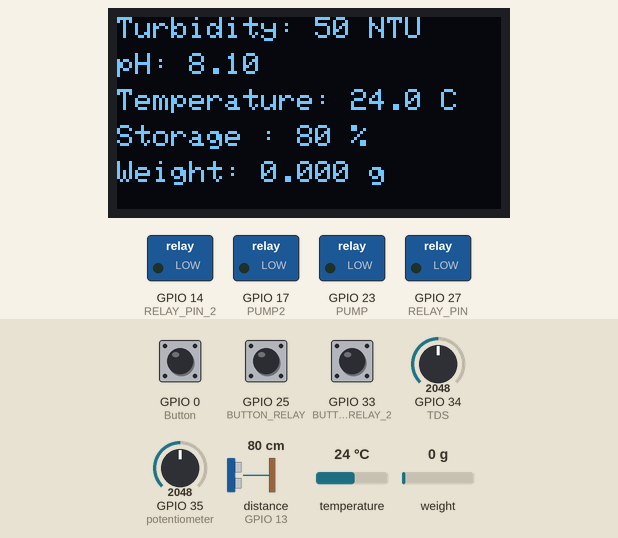
A program run on a simulated ESP32. Shown: 128×64 one-colour display, switched loads named in the program (green lamp = pin HIGH). The inputs (shaded band) are chosen by the test bench; at power-on: GPIO 0 (Button) HIGH, distance to the obstacle (sensor on GPIO 13) 80 cm, temperature 24 °C, weight on the scale 0 g, GPIO 34 (TDS) = 2048, GPIO 25 (BUTTON_RELAY) HIGH, GPIO 33 (BUTTON_RELAY_2) HIGH, GPIO 35 (potentiometer) = 2048. The echo pulse lasts 58.3 µs per cm; WiFi joins after 1.5 s; servers stay silent unless stated; EEPROM starts erased; what the program prints to the serial monitor is not drawn.

Above: at 11.3 s.
11.4 s: GPIO 0 (Button) pulled LOW for 0.15 s
At 15.4 s:
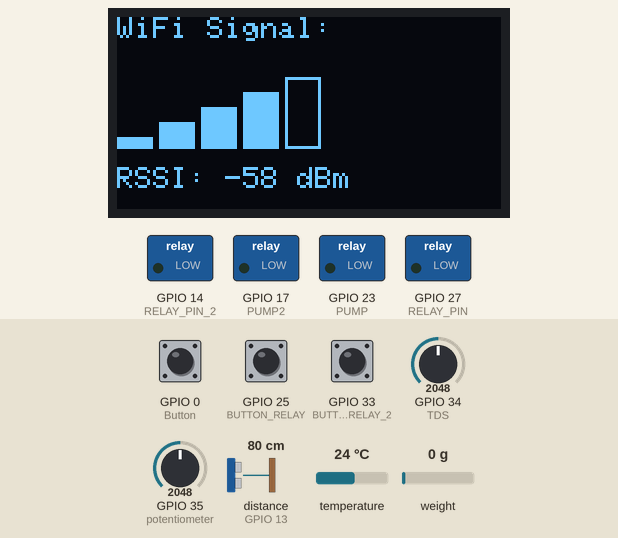
15.7 s: GPIO 0 (Button) pulled LOW for 1 s
At 19.6 s:
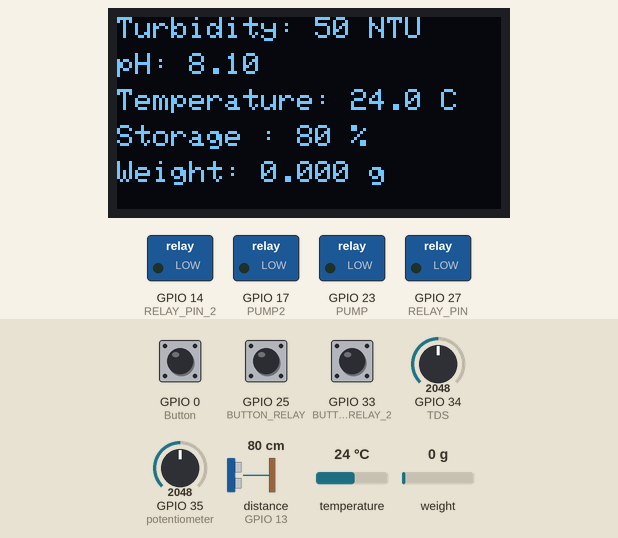
20.3 s: distance to the obstacle (sensor on GPIO 13) set to 2 cm
At 22.8 s:
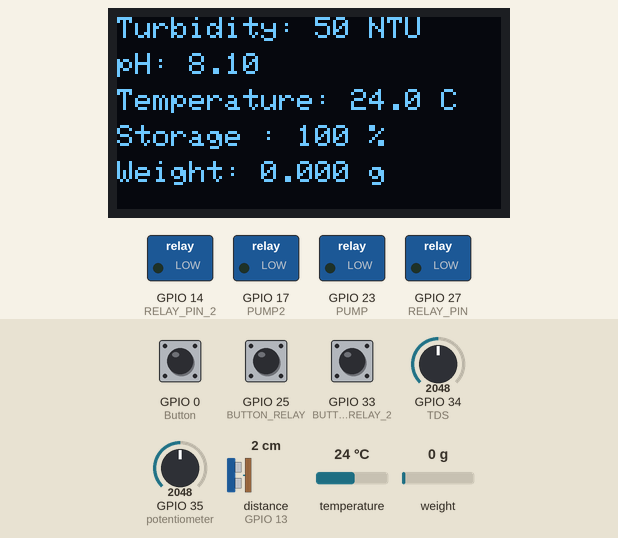
23.1 s: temperature set to 12 °C
At 24.9 s:
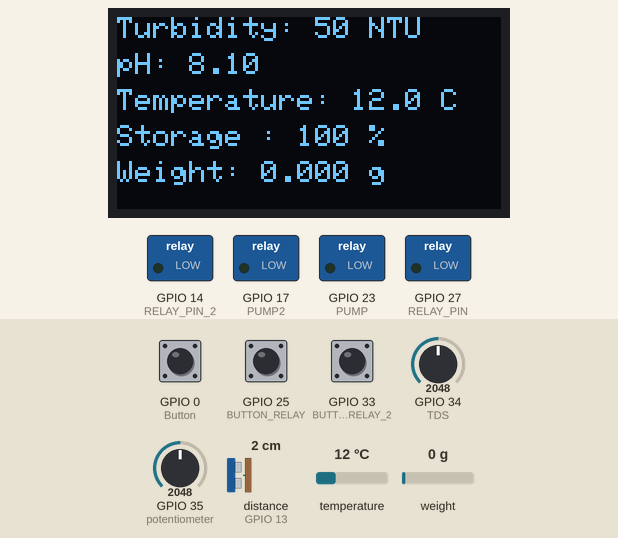
25.9 s: weight on the scale set to 100 g
At 28.1 s:
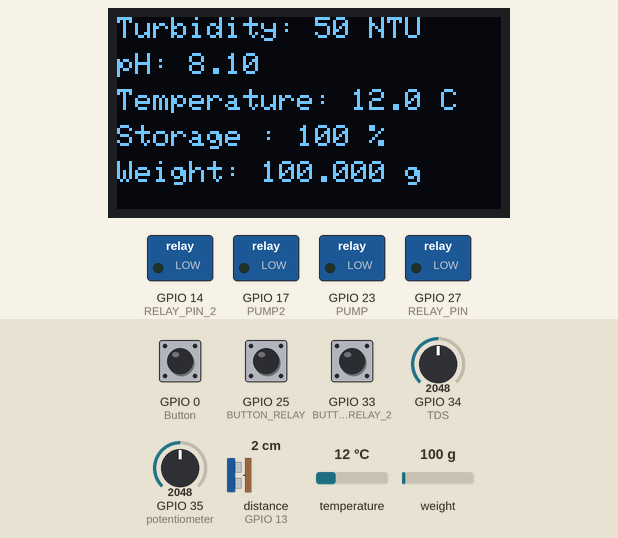
28.7 s: GPIO 34 (TDS) set to 2866
At 33.5 s:
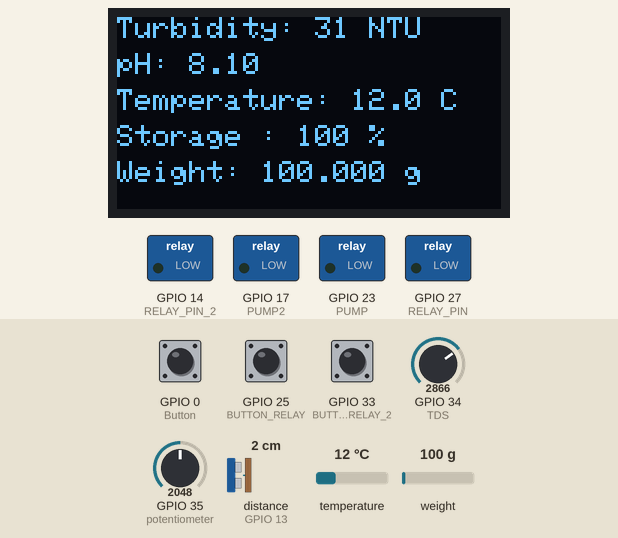
Timing chart, 0 to 35.0 s (numbered marks = the images above; inputs shaded):
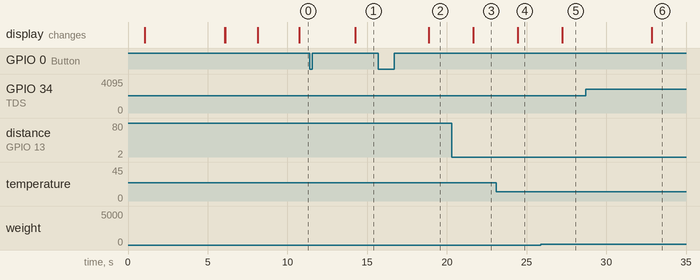

Measured:
- after the input at 11.4 s, the display: changes after 2.9 s (image 1)
- after the input at 15.7 s, the display: changes after 3.2 s (image 2)
- after the input at 20.3 s, the display: changes after 1.3 s (image 3)
- after the input at 23.1 s, the display: changes after 1.3 s (image 4)
- after the input at 25.9 s, the display: changes after 1.3 s (image 5)
- after the input at 28.7 s, the display: changes after 4.1 s (image 6)

The program:

main.cpp
```cpp
#include <Arduino.h>
#include <Wire.h>

#include "welcome.h"
#include "wifisetup.h"
#include "wifiSignalBars.h"
#include "relay.h"
#include "ultrasonic.h"
#include "ph.h"
#include "tds.h"
#include "temp.h"
#include "loadcell.h"
#include "manualDispense.h"
// #include "calibLoadCell.h"
#define Button 0

#define OLED_RESET -1
#define SCREEN_ADDRESS 0x3C
Adafruit_SSD1306 display(SCREEN_WIDTH, SCREEN_HEIGHT, &Wire, OLED_RESET);

volatile unsigned long buttonPressTime = 0;
volatile bool buttonClicked = false;
int displayMode = 0;
unsigned long lastDataDisplayTime = 0;

// Cooldown timer for button press detection
volatile unsigned long buttonCooldown = 0;
volatile unsigned long buttonCooldownTime = 1000; // 1 second cooldown period

void IRAM_ATTR handleButtonPress()
{
  unsigned long currentMillis = millis();

  // Debounce check
  if (currentMillis - buttonPressTime > 50)
  {
    buttonPressTime = currentMillis;

    // Check if the button is pressed (LOW) and cooldown has passed
    if (digitalRead(Button) == LOW && currentMillis - buttonCooldown > buttonCooldownTime)
    {
      buttonClicked = true;           // Register button click
      buttonCooldown = currentMillis; // Reset the cooldown timer
    }
  }
}

void setup()
{
  Serial.begin(115200);
  initPrefrences();

  welcome();
  while (!Serial)
    ;
  wifiSetup();
  initDispensePump();
  initDispenseManualButton();
  initTDS();
  pinMode(Button, INPUT_PULLUP);
  attachInterrupt(digitalPinToInterrupt(Button), handleButtonPress, FALLING);
}

void loop()
{
  if (buttonClicked)
  {
    displayMode = (displayMode + 1) % 2;
    Serial.print("Display mode changed to: ");
    Serial.println(displayMode == 0 ? "Data" : displayMode == 1 ? "Wi-Fi"
                                                                : "");
    delay(500);

    buttonClicked = false;
  }

  switch (displayMode)
  {
  case 0:
    if (millis() - lastDataDisplayTime >= 500)
    {
      display.clearDisplay();
      turbidity();
      ph_Sensor();
      readTemp();
      storageLevel();
      processWeight();
    }
    break;
  case 1:
    displayWifiSignalStrength();
    break;
  // case 2:
  //   calibrateLoadCell();
  //   break;
  }
  display.display();
  delay(200);
}
```

loadcell.h
```cpp
#include <Preferences.h>
#include "HX711.h"
#include <Adafruit_SSD1306.h>
extern Adafruit_SSD1306 display;

#define LOADCELL_DOUT_PIN 26
#define LOADCELL_SCK_PIN 12

HX711 scale;
Preferences preferences;
float calibration_factor = 210.000;  // Adjust this to your calibration factor

long storedOffset = 0;

float weight;

void initPrefrences() {
  preferences.begin("weight-store", false);
  scale.begin(LOADCELL_DOUT_PIN, LOADCELL_SCK_PIN);
  scale.set_scale(calibration_factor);

  storedOffset = preferences.getLong("storedOffset", -1);

  if (storedOffset != -1) {
    scale.set_offset(storedOffset);
    Serial.println("Stored offset retrieved.");
  } else {
    scale.tare();
    storedOffset = scale.get_offset();
    preferences.putLong("storedOffset", storedOffset);
    Serial.println("No valid stored offset found, taring the scale.");
  }
}

void processWeight() {
  if (!scale.is_ready()) {
    Serial.println("HX711 not found.");
    return;
  }

  weight = scale.get_units(10);
  weight = weight < 0 ? 0 : weight;

  if (abs(weight - storedOffset) > 0.001) {
    storedOffset = scale.get_offset();
    preferences.putLong("storedOffset", storedOffset);
    // Serial.println("New offset stored: " + String(storedOffset));
  }
  display.setCursor(0, 48);
  display.print("Weight: ");
  display.print(weight, 3);
  display.println(" g");
  // Serial.println("Weight: " + String(weight, 3) + " kg");
}
```

manualDispense.h
```cpp
#define BUTTON_RELAY_2 33
#define BUTTON_RELAY 25
#include <Arduino.h>
#define RELAY_PIN 27 // main dynamo

#define RELAY_PIN_2 14 // loadcell dynamo

#define PUMP 23                      // in pump
#define PUMP2 17                     // out pump
volatile bool relayState = false;    // Tracks the relay state (ON or OFF)
volatile bool loadCellState = false; // Tracks loadcell relay state
// Interrupt Service Routine (ISR) for BUTTON_RELAY
volatile unsigned long buttonPressTime1 = 0;
volatile unsigned long buttonPressTime2 = 0;

volatile unsigned long buttonCooldown1 = 0;
volatile unsigned long buttonCooldownTime1 = 1000; // 1 second cooldown period

volatile unsigned long buttonCooldown2 = 0;
volatile unsigned long buttonCooldownTime2 = 1000; // 1 second cooldown period

void mainDispenseManual()
{
  if (digitalRead(RELAY_PIN_2) != HIGH) // Ensure RELAY_PIN_2 is not active
  {
    unsigned long currentMillis = millis();
    if (currentMillis - buttonPressTime1 > 50)
    {
      buttonPressTime1 = currentMillis;
      if (digitalRead(BUTTON_RELAY) == LOW && currentMillis - buttonCooldown1 > buttonCooldownTime1)
      {
        relayState = !relayState;                         // Toggle relay state
        digitalWrite(RELAY_PIN, relayState ? LOW : HIGH); // Set relay state
        buttonCooldown1 = currentMillis;
      }
    }
  }
}

void loadcellManual()
{
  if (digitalRead(RELAY_PIN) != HIGH) // Ensure RELAY_PIN is not active
  {
    unsigned long currentMillis = millis();
    if (currentMillis - buttonPressTime2 > 50)
    {
      buttonPressTime2 = currentMillis;
      if (digitalRead(BUTTON_RELAY_2) == HIGH && currentMillis - buttonCooldown2 > buttonCooldownTime2)
      {
        loadCellState = !loadCellState; // Toggle loadcell state

        if (loadCellState)
        {
          digitalWrite(RELAY_PIN_2, HIGH); // Activate loadcell relay
        }
        else
        {
          digitalWrite(RELAY_PIN_2, LOW); // Deactivate loadcell relay
          digitalWrite(PUMP, LOW);         // Turn off PUMP
          digitalWrite(PUMP2, LOW);        // Turn off PUMP2
        }
        buttonCooldown2 = currentMillis;
      }
    }
  }
}

void initDispenseManualButton()
{
  pinMode(BUTTON_RELAY, INPUT_PULLUP);
  pinMode(BUTTON_RELAY_2, INPUT_PULLUP);
  pinMode(RELAY_PIN, OUTPUT);
  pinMode(RELAY_PIN_2, OUTPUT);

  attachInterrupt(digitalPinToInterrupt(BUTTON_RELAY), mainDispenseManual, FALLING);
  attachInterrupt(digitalPinToInterrupt(BUTTON_RELAY_2), loadcellManual, FALLING);
}
```

ph.h
```cpp
#include <Arduino.h>
#include <Adafruit_SSD1306.h>
extern Adafruit_SSD1306 display;

float calibration_value = 18.20 - 0.7;
int phval = 0;
unsigned long int avgval;
int buffer_arr[10], temporary;
float ph_act;

namespace pin {
const byte ph_sensor = 35;
}


void ph_Sensor() {
  // Collect pH sensor data
  for (int i = 0; i < 10; i++) {
    buffer_arr[i] = analogRead(pin::ph_sensor);
    delay(30);
  }

  // Sort sensor readings
  for (int i = 0; i < 9; i++) {
    for (int j = i + 1; j < 10; j++) {
      if (buffer_arr[i] > buffer_arr[j]) {
        temporary = buffer_arr[i];
        buffer_arr[j] = temporary;
        buffer_arr[i] = buffer_arr[j];
      }
    }
  }

  avgval = 0;
  for (int i = 2; i < 8; i++) {
    avgval += buffer_arr[i];
  }
  float volt = (float)avgval * 3.3 / 4096.0 / 6;
  ph_act = -5.7 * volt + calibration_value;
  // Serial.print("pH Value: ");
  // Serial.println(ph_act);

  display.setCursor(0, 12);
  display.print("pH: ");
  display.println(ph_act);
}
```

relay.h
```cpp
#include <Arduino.h>
#define RELAY_PIN 27  //main dynamo

#define RELAY_PIN_2 14  //loadcell dynamo


#define PUMP 23 //in pump
#define PUMP2 17 // out pump

void initDispensePump() {
  pinMode(PUMP, OUTPUT);
  pinMode(PUMP2, OUTPUT);

  digitalWrite(PUMP, LOW);
  digitalWrite(PUMP2, LOW);

  pinMode(RELAY_PIN, OUTPUT);
  digitalWrite(RELAY_PIN, LOW);

  pinMode(RELAY_PIN_2, OUTPUT);
  digitalWrite(RELAY_PIN_2, LOW);
}

void manualFunction () {}
```

tds.h
```cpp
#ifndef TDS_H
#define TDS_H

#define TDS 34
#include <Arduino.h>
#include <Adafruit_SSD1306.h>
extern Adafruit_SSD1306 display;

int ntu;

void initTDS() {
  pinMode(TDS, INPUT);
}

void turbidity() {
  int totalValue = 0;
  int sampleCount = 50;

  for (int i = 0; i < sampleCount; i++) {
    totalValue += analogRead(TDS);
    delay(10);
  }

  int averageValue = totalValue / sampleCount;

  ntu = map(averageValue, 0, 4096, 100, 0);
  ntu = constrain(ntu, 0, 100);

  // Serial.println("Analog Turbidity (Average): " + String(averageValue));
  display.setCursor(0, 0);
  display.print("Turbidity: ");
  display.print(ntu);
  display.println(" NTU");
}

#endif
```

temp.h
```cpp
#include <OneWire.h>
#include <DallasTemperature.h>
#include <Adafruit_SSD1306.h>
extern Adafruit_SSD1306 display;

#define TEMP_PIN 16

OneWire oneWire(TEMP_PIN);
DallasTemperature tempSensor(&oneWire);
float celsius = 0;

void initTemperatureSensor() {
  tempSensor.begin();
}

float getTemperatureCelsius() {
  tempSensor.requestTemperatures();
  return tempSensor.getTempCByIndex(0);
}

void readTemp() {

  celsius = getTemperatureCelsius();

  // Display temperature
  // Serial.print(celsius);
  // Serial.println(" C");
  display.setCursor(0, 24);
  display.print("Temperature: ");
  display.print(celsius, 1);
  display.println(" C");
}
```

ultrasonic.h
```cpp
#include <NewPing.h>

#include <Adafruit_SSD1306.h>
extern float weight;
extern Adafruit_SSD1306 display;

#define TRIG_PIN 4
#define ECHO_PIN 13

#define MAX_DISTANCE 400  // Define the max distance (in cm) for the sensor
#define EMPTY_LEVEL 400    // Distance in cm that represents 0% (empty)
#define FULL_LEVEL 2      // Distance in cm that represents 100% (full)


NewPing sonar(TRIG_PIN, ECHO_PIN, MAX_DISTANCE);

unsigned int distance;
unsigned int storageLevelPercent;

void storageLevel() {
  distance = sonar.ping_cm();
  // Serial.println("Ultrasonic: "+String(distance));
  storageLevelPercent = map(distance, EMPTY_LEVEL, FULL_LEVEL, 0, 100);
  storageLevelPercent = constrain(storageLevelPercent, 0, 100);


  if (digitalRead(RELAY_PIN_2) == HIGH) {
    digitalWrite(PUMP, LOW);  //pump1 on
    if (storageLevelPercent >= 96) {
      digitalWrite(PUMP, HIGH);  //pump1 off
      digitalWrite(PUMP2, LOW);  // pump2 on
    } else if (storageLevelPercent <= 5) {
      digitalWrite(PUMP, LOW);    //pump1 on
      digitalWrite(PUMP2, HIGH);  // pump2 off
    } else if (weight == 0.00 && storageLevelPercent != 0) {
      digitalWrite(PUMP, HIGH);  //pump1 off
      digitalWrite(PUMP2, LOW);  // pump2 on
    } else {
      digitalWrite(PUMP2, HIGH);
      digitalWrite(PUMP, HIGH);
    }
  }

  // Serial.print("Storage : ");
  // Serial.print(storageLevelPercent);
  // Serial.println(" %");

  display.setCursor(0, 36);
  display.print("Storage : ");
  display.print(storageLevelPercent);
  display.println(" %");
}
```

welcome.h
```cpp
#include <Adafruit_SSD1306.h>

extern Adafruit_SSD1306 display;


#define SCREEN_WIDTH 128
#define SCREEN_HEIGHT 64

#define OLED_RESET -1
#define SCREEN_ADDRESS 0x3C

void welcome() {
  if (!display.begin(SSD1306_SWITCHCAPVCC, SCREEN_ADDRESS)) {
    Serial.println(F("SSD1306 allocation failed"));
    for (;;)
      ;
  }

  display.clearDisplay();
  display.setTextSize(1);
  display.setTextColor(WHITE);
  display.setCursor((128 - (6 * 10)) / 2, 0);
  display.println("Welcome to");

  display.setCursor((128 - (6 * 17)) / 2, 12);
  display.println("IoT Powered Smart");

  display.setCursor((128 - (6 * 13)) / 2, 24);
  display.println("Water Quality");


  display.setCursor((128 - (6 * 19)) / 2, 36);
  display.println("Monitoring and Auto");


  display.setCursor((128 - (6 * 17)) / 2, 48);
  display.println("Dispense Chlorine");

  display.display();
  delay(5000);

  display.clearDisplay();
  display.display();
}
```

wifiSetup.h
```cpp
#include <WiFi.h>
#include <Adafruit_SSD1306.h>
extern Adafruit_SSD1306 display;

void wifiSetup() {
  const char* ssid = "Wokwi-GUEST";
  const char* password = "";
  const int channel = 6;

  display.clearDisplay();
  display.setTextSize(1);
  display.setTextColor(SSD1306_WHITE);
  display.setCursor(0, 0);

  display.println("Connecting to WiFi...");
  display.display();

  WiFi.begin(ssid, password, channel);

  unsigned long startTime = millis();
  while (millis() - startTime < 10000) {
    if (WiFi.status() == WL_CONNECTED) {
      Serial.println("WiFi connected!");

      display.clearDisplay();
      display.setCursor(0, 0);
      display.println("WiFi Connected!");
      display.println("IP Address:");
      display.println(WiFi.localIP());
      display.display();

      return; // Exit the function once connected
    }
    delay(1000); // Wait 1 second before checking again
    Serial.print(".");
  }

  // If connection failed
  Serial.println("WiFi connection failed!");

  display.clearDisplay();
  display.setCursor(0, 0);
  display.println("WiFi Connection Failed!");
  display.display();
}
```

wifiSignalBars.h
```cpp
#include <WiFi.h>
#include <Adafruit_SSD1306.h>
extern Adafruit_SSD1306 display;

void displayWifiSignalStrength() {
  int32_t rssi = WiFi.RSSI(); // Get RSSI value
  display.clearDisplay();
  display.setCursor(0, 0);
  display.print("WiFi Signal:");

  int numBars = map(rssi, -100, -50, 0, 5); // Map RSSI to number of bars (0-5)

  int arcWidth = 12; // Width of each arc segment
  int arcHeight = 5; // Height difference between arcs

  // Draw Wi-Fi signal bars based on the number of arcs
  for (int i = 0; i < 5; i++) {
    if (i < numBars) {
      display.fillRect(i * 14, 40 - (i * arcHeight), arcWidth, 4 + (i * arcHeight), WHITE); // Filled arc-like bar
    } else {
      display.drawRect(i * 14, 40 - (i * arcHeight), arcWidth, 4 + (i * arcHeight), WHITE); // Empty arc-like bar
    }
  }

  // Display RSSI value
  display.setCursor(0, 50);
  display.print("RSSI: ");
  display.print(rssi);
  display.print(" dBm");
  display.display();
}
```
